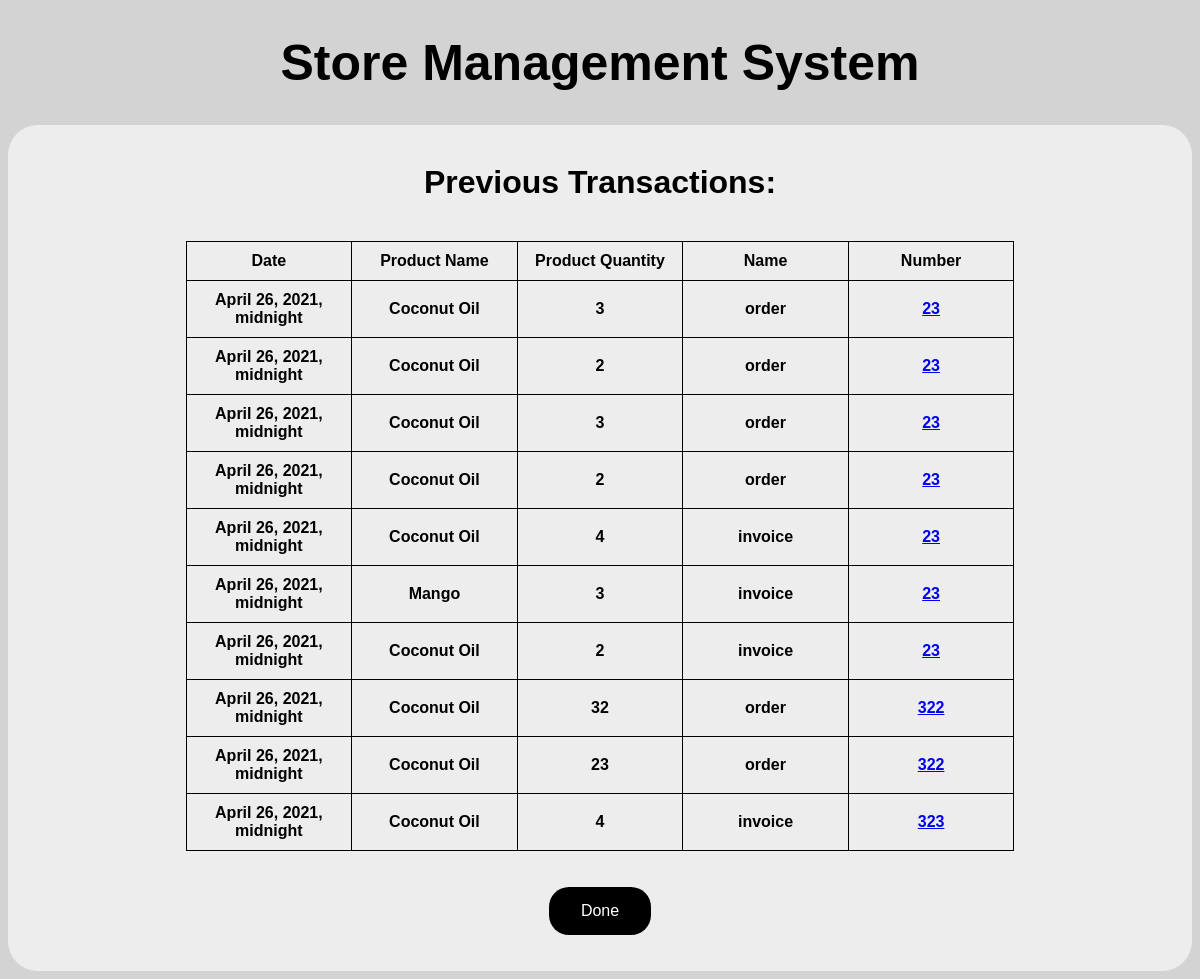
The page /show_transactions on the database as committed earlier.
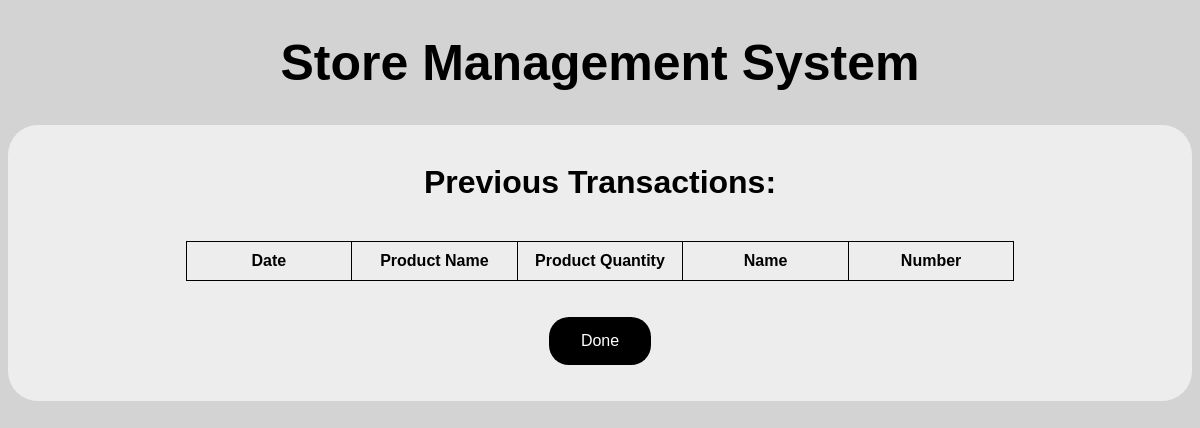
The same page on the database as committed later.
### storedb/models.py (models this page shows, shortened)
class Transactions(models.Model):
    date = models.DateTimeField()
    prod_name = models.CharField(max_length=30)
    prod_quant = models.IntegerField()
    name = models.CharField(max_length=20)
    number = models.CharField(max_length=15)

### storedb/views.py (the view)
# urls.py: path('show_transactions', views.show_transactions),
def show_transactions(request):
    trans_list = Transactions.objects.order_by('-id')[:10]
    return render(request, 'trans_list.html', {'trans_list': trans_list})

### storedb/templates/trans_list.html (shortened to what this page needs)
{% extends "base.html" %}
{% block content %}
<center>
    <h1>Previous Transactions:</h1><br>
<table>
       <tr>
           <td>Date</td>
           <td>Product Name</td>
           <td>Product Quantity</td>
           <td>Name</td>
           <td>Number</td>
       </tr>
{% for t in trans_list %}
        <tr>
            <td>{{t.date}}</td>
            <td>{{t.prod_name}}</td>
            <td>{{t.prod_quant}}</td>
            <td>{{t.name}}</td>
            <td><a href="{{t.name}}/{{t.number}}">{{t.number}}</a></td>
        </tr>
{% endfor %}
</table><br><br>
<form action="cancel" method="post">
            <button type="submit">Done</button>
    </form>
<br><br>
{% endblock content %}

Rows that differ between the two databases and show on the page:
removed Transactions: date "April 26, 2021, midnight", prod_name "Coconut Oil", prod_quant "3", name "order", number "23"
removed Transactions: date "April 26, 2021, midnight", prod_name "Coconut Oil", prod_quant "2", name "order", number "23"
removed Transactions: date "April 26, 2021, midnight", prod_name "Coconut Oil", prod_quant "3", name "order", number "23"
removed Transactions: date "April 26, 2021, midnight", prod_name "Coconut Oil", prod_quant "2", name "order", number "23"
removed Transactions: date "April 26, 2021, midnight", prod_name "Coconut Oil", prod_quant "4", name "invoice", number "23"
removed Transactions: date "April 26, 2021, midnight", prod_name "Mango", prod_quant "3", name "invoice", number "23"
removed Transactions: date "April 26, 2021, midnight", prod_name "Coconut Oil", prod_quant "2", name "invoice", number "23"
removed Transactions: date "April 26, 2021, midnight", prod_name "Coconut Oil", prod_quant "32", name "order", number "322"
removed Transactions: date "April 26, 2021, midnight", prod_name "Coconut Oil", prod_quant "23", name "order", number "322"
removed Transactions: date "April 26, 2021, midnight", prod_name "Coconut Oil", prod_quant "4", name "invoice", number "323"
